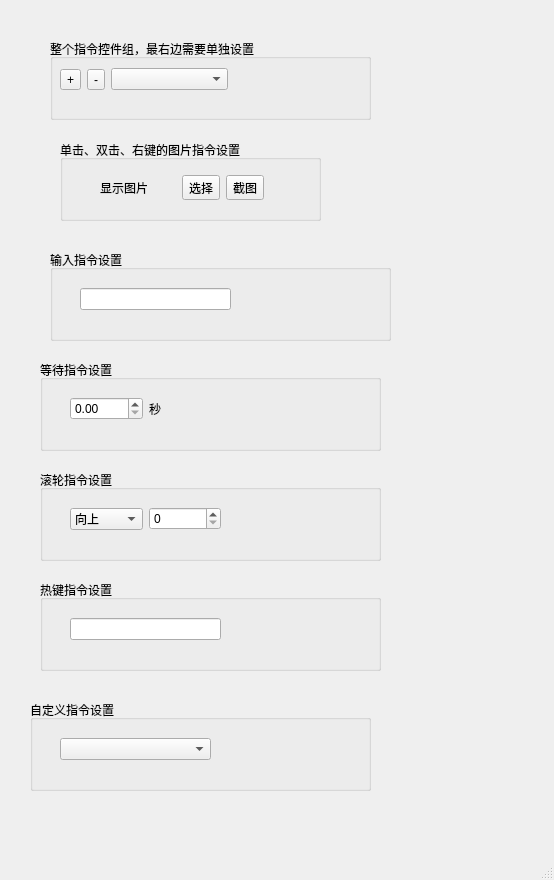
<?xml version="1.0" encoding="UTF-8"?>
<ui version="4.0">
 <class>MainWindow</class>
 <widget class="QMainWindow" name="MainWindow">
  <property name="geometry">
   <rect>
    <x>0</x>
    <y>0</y>
    <width>554</width>
    <height>880</height>
   </rect>
  </property>
  <property name="windowTitle">
   <string>MainWindow</string>
  </property>
  <widget class="QWidget" name="centralwidget">
   <widget class="QGroupBox" name="groupBox">
    <property name="geometry">
     <rect>
      <x>50</x>
      <y>39</y>
      <width>321</width>
      <height>81</height>
     </rect>
    </property>
    <property name="title">
     <string>整个指令控件组，最右边需要单独设置</string>
    </property>
    <widget class="QWidget" name="widget_instruct_line" native="true">
     <property name="geometry">
      <rect>
       <x>10</x>
       <y>20</y>
       <width>291</width>
       <height>41</height>
      </rect>
     </property>
     <layout class="QHBoxLayout" name="horizontalLayout">
      <item>
       <widget class="QToolButton" name="toolButton_add_instruct">
        <property name="text">
         <string>+</string>
        </property>
       </widget>
      </item>
      <item>
       <widget class="QToolButton" name="toolButton_delete_instruct">
        <property name="text">
         <string>-</string>
        </property>
       </widget>
      </item>
      <item>
       <widget class="QComboBox" name="comboBox_select_command"/>
      </item>
      <item>
       <widget class="QWidget" name="widget_command_setting" native="true">
        <layout class="QHBoxLayout" name="horizontalLayout_2">
         <property name="spacing">
          <number>0</number>
         </property>
         <property name="leftMargin">
          <number>0</number>
         </property>
         <property name="topMargin">
          <number>0</number>
         </property>
         <property name="rightMargin">
          <number>0</number>
         </property>
         <property name="bottomMargin">
          <number>0</number>
         </property>
        </layout>
       </widget>
      </item>
     </layout>
    </widget>
   </widget>
   <widget class="QGroupBox" name="groupBox_2">
    <property name="geometry">
     <rect>
      <x>60</x>
      <y>140</y>
      <width>261</width>
      <height>81</height>
     </rect>
    </property>
    <property name="title">
     <string>单击、双击、右键的图片指令设置</string>
    </property>
    <widget class="QWidget" name="widget_command_pic" native="true">
     <property name="geometry">
      <rect>
       <x>40</x>
       <y>30</y>
       <width>164</width>
       <height>36</height>
      </rect>
     </property>
     <layout class="QHBoxLayout" name="horizontalLayout_3">
      <item>
       <widget class="QLabel" name="label_show_pic">
        <property name="text">
         <string>显示图片</string>
        </property>
       </widget>
      </item>
      <item>
       <widget class="QToolButton" name="toolButton_choose_pic">
        <property name="text">
         <string>选择</string>
        </property>
       </widget>
      </item>
      <item>
       <widget class="QToolButton" name="toolButton_screenshot">
        <property name="text">
         <string>截图</string>
        </property>
       </widget>
      </item>
     </layout>
    </widget>
   </widget>
   <widget class="QGroupBox" name="groupBox_3">
    <property name="geometry">
     <rect>
      <x>50</x>
      <y>250</y>
      <width>341</width>
      <height>91</height>
     </rect>
    </property>
    <property name="title">
     <string>输入指令设置</string>
    </property>
    <widget class="QWidget" name="widget_input" native="true">
     <property name="geometry">
      <rect>
       <x>30</x>
       <y>30</y>
       <width>151</width>
       <height>38</height>
      </rect>
     </property>
     <layout class="QHBoxLayout" name="horizontalLayout_4">
      <item>
       <widget class="QLineEdit" name="lineEdit_input"/>
      </item>
     </layout>
    </widget>
   </widget>
   <widget class="QGroupBox" name="groupBox_4">
    <property name="geometry">
     <rect>
      <x>40</x>
      <y>360</y>
      <width>341</width>
      <height>91</height>
     </rect>
    </property>
    <property name="title">
     <string>等待指令设置</string>
    </property>
    <widget class="QWidget" name="widget_wait" native="true">
     <property name="geometry">
      <rect>
       <x>30</x>
       <y>30</y>
       <width>151</width>
       <height>38</height>
      </rect>
     </property>
     <layout class="QHBoxLayout" name="horizontalLayout_5">
      <item>
       <widget class="QDoubleSpinBox" name="doubleSpinBox_wait_second"/>
      </item>
      <item>
       <widget class="QLabel" name="label">
        <property name="text">
         <string>秒</string>
        </property>
       </widget>
      </item>
     </layout>
    </widget>
   </widget>
   <widget class="QGroupBox" name="groupBox_5">
    <property name="geometry">
     <rect>
      <x>40</x>
      <y>470</y>
      <width>341</width>
      <height>91</height>
     </rect>
    </property>
    <property name="title">
     <string>滚轮指令设置</string>
    </property>
    <widget class="QWidget" name="widget_scroll" native="true">
     <property name="geometry">
      <rect>
       <x>30</x>
       <y>30</y>
       <width>151</width>
       <height>38</height>
      </rect>
     </property>
     <layout class="QHBoxLayout" name="horizontalLayout_6">
      <item>
       <widget class="QComboBox" name="comboBox_scroll_direction">
        <item>
         <property name="text">
          <string>向上</string>
         </property>
        </item>
        <item>
         <property name="text">
          <string>向下</string>
         </property>
        </item>
       </widget>
      </item>
      <item>
       <widget class="QSpinBox" name="spinBox_scroll_distance"/>
      </item>
     </layout>
    </widget>
   </widget>
   <widget class="QGroupBox" name="groupBox_6">
    <property name="geometry">
     <rect>
      <x>40</x>
      <y>580</y>
      <width>341</width>
      <height>91</height>
     </rect>
    </property>
    <property name="title">
     <string>热键指令设置</string>
    </property>
    <widget class="QWidget" name="widget_hotkey" native="true">
     <property name="geometry">
      <rect>
       <x>30</x>
       <y>30</y>
       <width>151</width>
       <height>38</height>
      </rect>
     </property>
     <layout class="QHBoxLayout" name="horizontalLayout_7">
      <item>
       <widget class="QLineEdit" name="lineEdit_hotkey"/>
      </item>
     </layout>
    </widget>
   </widget>
   <widget class="QGroupBox" name="groupBox_7">
    <property name="geometry">
     <rect>
      <x>30</x>
      <y>700</y>
      <width>341</width>
      <height>91</height>
     </rect>
    </property>
    <property name="title">
     <string>自定义指令设置</string>
    </property>
    <widget class="QWidget" name="widget_custom_command" native="true">
     <property name="geometry">
      <rect>
       <x>30</x>
       <y>30</y>
       <width>151</width>
       <height>38</height>
      </rect>
     </property>
     <layout class="QHBoxLayout" name="horizontalLayout_8">
      <item>
       <widget class="QComboBox" name="comboBox_custom_command"/>
      </item>
     </layout>
    </widget>
   </widget>
  </widget>
  <widget class="QMenuBar" name="menubar">
   <property name="geometry">
    <rect>
     <x>0</x>
     <y>0</y>
     <width>554</width>
     <height>23</height>
    </rect>
   </property>
  </widget>
  <widget class="QStatusBar" name="statusbar"/>
 </widget>
 <resources/>
 <connections/>
</ui>
